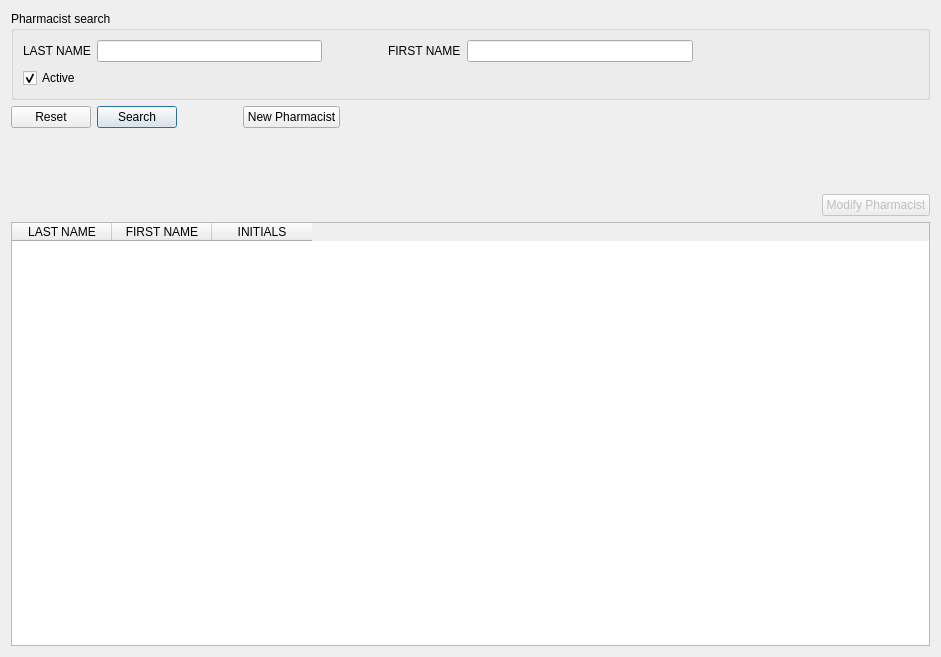
<?xml version="1.0" encoding="UTF-8"?>
<ui version="4.0">
 <class>PharmacistFrame</class>
 <widget class="QFrame" name="PharmacistFrame">
  <property name="geometry">
   <rect>
    <x>0</x>
    <y>0</y>
    <width>941</width>
    <height>657</height>
   </rect>
  </property>
  <property name="frameShape">
   <enum>QFrame::NoFrame</enum>
  </property>
  <property name="frameShadow">
   <enum>QFrame::Plain</enum>
  </property>
  <layout class="QVBoxLayout" name="verticalLayout">
   <item>
    <widget class="QGroupBox" name="groupBox">
     <property name="title">
      <string>Pharmacist search</string>
     </property>
     <layout class="QVBoxLayout" name="verticalLayout_2">
      <item>
       <layout class="QHBoxLayout" name="horizontalLayout">
        <item>
         <widget class="QLabel" name="lastLabel">
          <property name="text">
           <string>LAST NAME</string>
          </property>
         </widget>
        </item>
        <item>
         <widget class="QLineEdit" name="lastField"/>
        </item>
        <item>
         <spacer name="horizontalSpacer">
          <property name="orientation">
           <enum>Qt::Horizontal</enum>
          </property>
          <property name="sizeType">
           <enum>QSizePolicy::Fixed</enum>
          </property>
          <property name="sizeHint" stdset="0">
           <size>
            <width>60</width>
            <height>20</height>
           </size>
          </property>
         </spacer>
        </item>
        <item>
         <widget class="QLabel" name="firstLabel">
          <property name="text">
           <string>FIRST NAME</string>
          </property>
         </widget>
        </item>
        <item>
         <widget class="QLineEdit" name="firstField"/>
        </item>
        <item>
         <spacer name="horizontalSpacer_2">
          <property name="orientation">
           <enum>Qt::Horizontal</enum>
          </property>
          <property name="sizeHint" stdset="0">
           <size>
            <width>40</width>
            <height>20</height>
           </size>
          </property>
         </spacer>
        </item>
       </layout>
      </item>
      <item>
       <layout class="QHBoxLayout" name="horizontalLayout_4">
        <item>
         <widget class="QCheckBox" name="activeField">
          <property name="text">
           <string>Active</string>
          </property>
          <property name="checked">
           <bool>true</bool>
          </property>
         </widget>
        </item>
        <item>
         <spacer name="horizontalSpacer_6">
          <property name="orientation">
           <enum>Qt::Horizontal</enum>
          </property>
          <property name="sizeHint" stdset="0">
           <size>
            <width>40</width>
            <height>20</height>
           </size>
          </property>
         </spacer>
        </item>
       </layout>
      </item>
     </layout>
    </widget>
   </item>
   <item>
    <layout class="QHBoxLayout" name="horizontalLayout_2">
     <item>
      <widget class="QPushButton" name="resetButton">
       <property name="text">
        <string>Reset</string>
       </property>
      </widget>
     </item>
     <item>
      <widget class="QPushButton" name="searchButton">
       <property name="text">
        <string>Search</string>
       </property>
       <property name="default">
        <bool>true</bool>
       </property>
      </widget>
     </item>
     <item>
      <spacer name="horizontalSpacer_3">
       <property name="orientation">
        <enum>Qt::Horizontal</enum>
       </property>
       <property name="sizeType">
        <enum>QSizePolicy::Fixed</enum>
       </property>
       <property name="sizeHint" stdset="0">
        <size>
         <width>60</width>
         <height>20</height>
        </size>
       </property>
      </spacer>
     </item>
     <item>
      <widget class="QPushButton" name="newButton">
       <property name="text">
        <string>New Pharmacist</string>
       </property>
      </widget>
     </item>
     <item>
      <spacer name="horizontalSpacer_4">
       <property name="orientation">
        <enum>Qt::Horizontal</enum>
       </property>
       <property name="sizeHint" stdset="0">
        <size>
         <width>40</width>
         <height>20</height>
        </size>
       </property>
      </spacer>
     </item>
    </layout>
   </item>
   <item>
    <spacer name="verticalSpacer">
     <property name="orientation">
      <enum>Qt::Vertical</enum>
     </property>
     <property name="sizeType">
      <enum>QSizePolicy::Fixed</enum>
     </property>
     <property name="sizeHint" stdset="0">
      <size>
       <width>20</width>
       <height>60</height>
      </size>
     </property>
    </spacer>
   </item>
   <item>
    <layout class="QHBoxLayout" name="horizontalLayout_3">
     <item>
      <spacer name="horizontalSpacer_5">
       <property name="orientation">
        <enum>Qt::Horizontal</enum>
       </property>
       <property name="sizeHint" stdset="0">
        <size>
         <width>40</width>
         <height>20</height>
        </size>
       </property>
      </spacer>
     </item>
     <item>
      <widget class="QPushButton" name="modifyButton">
       <property name="enabled">
        <bool>false</bool>
       </property>
       <property name="text">
        <string>Modify Pharmacist</string>
       </property>
      </widget>
     </item>
    </layout>
   </item>
   <item>
    <widget class="QTableWidget" name="resultTable">
     <property name="contextMenuPolicy">
      <enum>Qt::ActionsContextMenu</enum>
     </property>
     <property name="editTriggers">
      <set>QAbstractItemView::NoEditTriggers</set>
     </property>
     <property name="selectionBehavior">
      <enum>QAbstractItemView::SelectRows</enum>
     </property>
     <property name="columnCount">
      <number>3</number>
     </property>
     <attribute name="horizontalHeaderHighlightSections">
      <bool>false</bool>
     </attribute>
     <attribute name="horizontalHeaderMinimumSectionSize">
      <number>100</number>
     </attribute>
     <column>
      <property name="text">
       <string>LAST NAME</string>
      </property>
     </column>
     <column>
      <property name="text">
       <string>FIRST NAME</string>
      </property>
     </column>
     <column>
      <property name="text">
       <string>INITIALS</string>
      </property>
     </column>
    </widget>
   </item>
  </layout>
  <action name="newAction">
   <property name="text">
    <string>New Pharmacist</string>
   </property>
   <property name="toolTip">
    <string>Enter a new pharmacist</string>
   </property>
  </action>
  <action name="modifyAction">
   <property name="text">
    <string>Modify Pharmacist</string>
   </property>
   <property name="toolTip">
    <string>Modify details of the pharmacist</string>
   </property>
  </action>
  <action name="toggleAction">
   <property name="text">
    <string>Toggle Active</string>
   </property>
   <property name="toolTip">
    <string>Toggle active/inactive</string>
   </property>
  </action>
  <action name="viewAction">
   <property name="text">
    <string>View Pharmacist</string>
   </property>
   <property name="toolTip">
    <string>View the pharmacist record</string>
   </property>
  </action>
 </widget>
 <tabstops>
  <tabstop>lastField</tabstop>
  <tabstop>firstField</tabstop>
  <tabstop>searchButton</tabstop>
  <tabstop>resetButton</tabstop>
  <tabstop>newButton</tabstop>
  <tabstop>modifyButton</tabstop>
  <tabstop>resultTable</tabstop>
 </tabstops>
 <resources/>
 <connections>
  <connection>
   <sender>resetButton</sender>
   <signal>clicked()</signal>
   <receiver>lastField</receiver>
   <slot>clear()</slot>
   <hints>
    <hint type="sourcelabel">
     <x>48</x>
     <y>50</y>
    </hint>
    <hint type="destinationlabel">
     <x>187</x>
     <y>20</y>
    </hint>
   </hints>
  </connection>
  <connection>
   <sender>resetButton</sender>
   <signal>clicked()</signal>
   <receiver>firstField</receiver>
   <slot>clear()</slot>
   <hints>
    <hint type="sourcelabel">
     <x>48</x>
     <y>50</y>
    </hint>
    <hint type="destinationlabel">
     <x>558</x>
     <y>20</y>
    </hint>
   </hints>
  </connection>
  <connection>
   <sender>lastField</sender>
   <signal>returnPressed()</signal>
   <receiver>searchButton</receiver>
   <slot>click()</slot>
   <hints>
    <hint type="sourcelabel">
     <x>187</x>
     <y>20</y>
    </hint>
    <hint type="destinationlabel">
     <x>129</x>
     <y>50</y>
    </hint>
   </hints>
  </connection>
  <connection>
   <sender>firstField</sender>
   <signal>returnPressed()</signal>
   <receiver>searchButton</receiver>
   <slot>click()</slot>
   <hints>
    <hint type="sourcelabel">
     <x>558</x>
     <y>20</y>
    </hint>
    <hint type="destinationlabel">
     <x>129</x>
     <y>50</y>
    </hint>
   </hints>
  </connection>
  <connection>
   <sender>newButton</sender>
   <signal>clicked()</signal>
   <receiver>newAction</receiver>
   <slot>trigger()</slot>
   <hints>
    <hint type="sourcelabel">
     <x>280</x>
     <y>50</y>
    </hint>
    <hint type="destinationlabel">
     <x>-1</x>
     <y>-1</y>
    </hint>
   </hints>
  </connection>
  <connection>
   <sender>modifyButton</sender>
   <signal>clicked()</signal>
   <receiver>modifyAction</receiver>
   <slot>trigger()</slot>
   <hints>
    <hint type="sourcelabel">
     <x>882</x>
     <y>147</y>
    </hint>
    <hint type="destinationlabel">
     <x>-1</x>
     <y>-1</y>
    </hint>
   </hints>
  </connection>
 </connections>
</ui>
